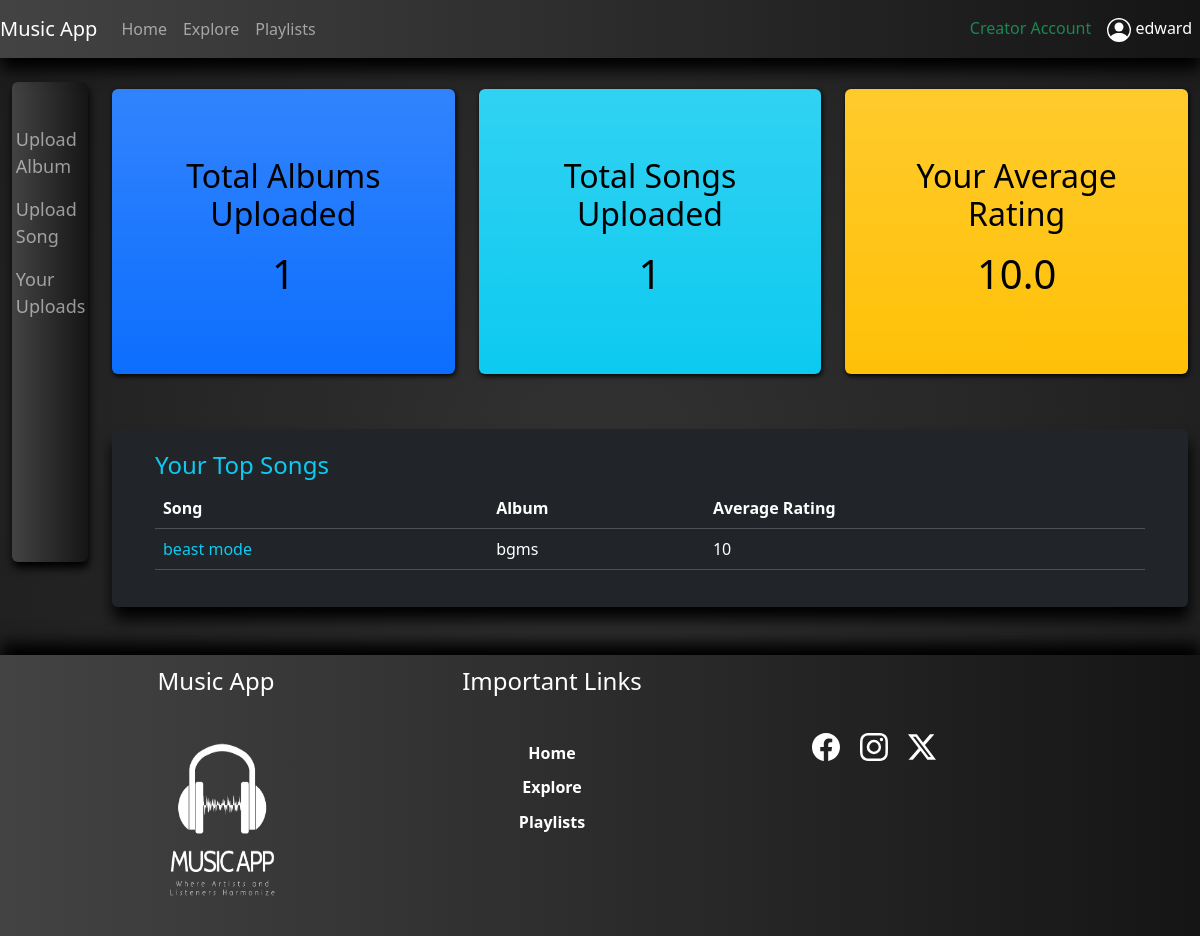
Page /creatorHome (signed in) on the committed database.
### app/models.py (models this page shows, shortened)
class Users(UserMixin, db.Model):
    id = db.Column(db.Integer(), autoincrement=True, primary_key=True)
    u_userType = db.Column(db.String(50), nullable=False)
    u_status = db.Column(db.String(50), nullable=False)
    u_flag = db.Column(db.Integer(), nullable=False)
    u_fName = db.Column(db.String(100), nullable=False)
    u_lName = db.Column(db.String(100))
    u_gender = db.Column(db.String(50), nullable=False)
    u_username = db.Column(db.String(100), nullable=False, unique=True)
    u_email = db.Column(db.String(200), nullable=False)
    u_password = db.Column(db.String(1000), nullable=False)
    albums = db.relationship('Albums', backref='users')
    songs = db.relationship('Songs', backref='users')
    playlists = db.relationship('Playlists', backref='users')

class Songs(UserMixin, db.Model):
    id = db.Column(db.Integer(), autoincrement=True, primary_key=True)
    s_name = db.Column(db.String(100), nullable=False)
    s_artist = db.Column(db.String(50), nullable=False)
    s_album = db.Column(db.String(100), nullable=False)
    s_genre = db.Column(db.String(50), nullable=False)
    s_duration = db.Column(db.String(50), nullable=False)
    s_date = db.Column(db.String(50), nullable=False)
    s_filePath = db.Column(db.String(100), nullable=False)
    s_lyrics = db.Column(db.Text(), nullable=False)
    s_rating = db.Column(db.Integer())
    s_totalRaters = db.Column(db.Integer())
    s_flag = db.Column(db.Integer(), nullable=False)
    s_plays = db.Column(db.Integer())
    album_id = db.Column(db.Integer(), db.ForeignKey('albums.id'), nullable=False)
    user_id = db.Column(db.Integer(), db.ForeignKey('users.id'),nullable=False)

### app/views.py (the view, shortened to what this page needs)
@app.route('/creatorHome', methods=['GET', 'POST'])
@login_required
def creatorHome():
    form = CreatorSignupForm()
    if request.method == 'GET':
        if current_user.u_flag == Flagged[1]:
            flash('You have been flagged. Please reach out to admin.')
            return redirect(url_for('userHome'))
        else:
            topSongList = Songs.query.filter_by(user_id=current_user.id).order_by(Songs.s_rating.desc()).limit(5).all()
            albumCount = Albums.query.filter_by(user_id=current_user.id).count()
            songsList = Songs.query.filter_by(user_id=current_user.id).all()
            songCount = len(songsList)
            sum=0
            for s in songsList:
                sum+=s.s_rating
            if songCount==0:
                avgRating="NA"
            else:
                avgRating = sum/songCount
            return render_template('creator/creatorHome.html', cH="active text-success", form=form, aCount=albumCount, sCount=songCount, avg=avgRating, tSongs=topSongList)

### app/views.py (called while the page is built)
@login_manager.user_loader
def load_user(user_id):
    return Users.query.get(user_id)

### app/templates/creator/creatorHome.html (shortened to what this page needs)
{% extends 'layouts/base.html' %}
{% block content %}
<div class="container-fluid">
    {% if current_user.is_authenticated  and current_user.u_userType == 'Listener' %}
    <div class="row">
        <div class="col-md-6 offset-md-3 col-lg-6 offset-lg-3 col-sm-10 offset-sm-1">
            <h3 class="text-center mt-4">You don't have a creator's account.</h3>
            <h5 class="text-center">Want to be a Creator ? Please Sign up.</h5>
            <div class="myLoginCont rounded">
                    <div class="mb-3">
                        <h2 class="text-center text-uppercase">Creator Sign Up</h2>
                    </div>
                    <form action="" class="form" method="POST" data-bs-theme="dark">
                        {{ form.hidden_tag() }}
                        <div class="mb-3">
                            {{ form.register.label(class="form-label") }}
                            {{ form.register(class="form-select") }}
                        </div>
                        <div class="mb-3">
                            {{ form.confirmPassword(class="form-control", placeholder="Confirm Your Password", type="password") }}
                        </div>
                        <div class="d-grid">
                            {{ form.signUp(class="btn btn-outline-success") }}
                        </div>
                    </form>
            </div>
        </div>
    </div>
    {% else %}
    <div class="row">
        <div class="col-md-1 col-lg-1 col-sm-10 mt-4 mb-4">
            <div class="myCreatorPanel rounded">
                <nav class="mySideNav flex-column navbar-dark">
                    <ul class="nav navbar-nav">
                        <li class="nav-item">
                            <a class="nav-link {{cUA}}" href="{{url_for('uploadAlbum')}}">Upload Album</a>
                        </li>
                        <li class="nav-item">
                            <a class="nav-link {{cUS}}" href="{{url_for('uploadSong')}}">Upload Song</a>
                        </li>
                        <li class="nav-item">
                            <a class="nav-link {{cYU}}" href="{{url_for('creatorUploads')}}">Your Uploads</a>
                        </li>
                    </ul>
                </nav>
            </div>
        </div>
        <div class="col-md-11 col-lg-11 col-sm-10 mt-4 mb-4">
            <div class="row">
                <div class="col-md-4 col-lg-4 col-sm-4">
                    <div class="myStatCont bg-primary bg-gradient rounded">
                        <h2 class="text-center">Total Albums Uploaded</h2>
                        <h1 class="text-center mt-3">{{aCount}}</h1>
                    </div>
                </div>
                <div class="col-md-4 col-lg-4 col-sm-4">
                    <div class="myStatCont bg-info bg-gradient rounded">
                        <h2 class="text-center">Total Songs Uploaded</h2>
                        <h1 class="text-center mt-3">{{sCount}}</h1>
                    </div>
                </div>
                <div class="col-md-4 col-lg-4 col-sm-4">
                    <div class="myStatCont bg-warning bg-gradient rounded">
                        <h2 class="text-center">Your Average Rating</h2>
                        <h1 class="text-center mt-3">{{avg}}</h1>
                    </div>
                </div>
            </div>
            <div class="row">
                <div class="col-md-12 col-lg-12 col-sm-10 mt-4">
                    <div class="myExploreCont rounded bg-dark mt-4 mb-4">
                        <h4 class="text-info">Your Top Songs</h4>
                        <table class="table table-dark table-hover rounded table-responsive{-sm|-md|-lg}">
                            <thead>
                                <tr>
                                    <th scope="col">Song</th>
                                    <th scope="col">Album</th>
                                    <th scope="col">Average Rating</th>
                                </tr>
                            </thead>
                            <tbody>
                                {% for s in tSongs %}
                                <tr>
                                    <td class="text-info">{{s.s_name}}</td>
                                    <td>{{s.s_album}}</td>
                                    <td>{{s.s_rating}}</td>
                                </tr>
                                {% endfor %}
                            </tbody>
                        </table>
                    </div>
                </div>
            </div>
        </div>
    </div>
    {% endif %}
</div>
{% endblock %}

### app/templates/includes/nav.html (shortened to what this page needs)
<nav class="navbar navbar-expand-lg navbar-expand-md myNavbar bg-light navbar-dark sticky-top">
    {% if current_user.is_authenticated %}
        {% if current_user.u_userType == 'Admin' %}
        <a class="navbar-brand" href="{{url_for('adminHome')}}">Music App</a>
        {% else %}
        <a href="{{url_for('userHome')}}" class="navbar-brand">Music App</a>
        {% endif %}
    {% endif %}
        <div class="collapse navbar-collapse" id="navbarNav">
            <ul class="navbar-nav">
                <li class="nav-item">
                    {% if current_user.is_authenticated %}
                        {% if current_user.u_userType == 'Admin' %}
                            <a class="nav-link {{aH}}" aria-current="page" href="{{url_for('adminHome')}}">Home</a>
                        {% else %}
                        <a class="nav-link {{uH}}" aria-current="page" href="{{url_for('userHome')}}">Home</a>
                        {% endif %}
                    {% endif %}
                </li>
                <li class="nav-item">
                    {% if current_user.is_authenticated %}
                        {% if current_user.u_userType == 'Admin' %}
                            <a class="nav-link {{aAN}}" href="{{url_for('analytics')}}">Analytics</a>
                        {% else %}
                            <a href="{{url_for('exploreMusic')}}" class="nav-link {{uE}}">Explore</a>
                        {% endif %}
                    {% endif %}
                </li>
                <li class="nav-item">
                    {% if current_user.is_authenticated %}
                        {% if current_user.u_userType == 'Admin' %}
                            <a class="nav-link {{aT}}" href="{{url_for('allTracks')}}">Tracks</a>
                        {% else %}
                            <a href="{{url_for('playlists')}}" class="nav-link {{uP}}">Playlists</a>
                        {% endif %}
                    {% endif %}
                </li>
            </ul>
            <ul class="navbar-nav ms-auto">
                <li class="nav-item">
                    {% if current_user.is_authenticated  and current_user.u_userType != 'Admin' %}
                    <a href="{{url_for('creatorHome')}}" class="nav-link {{cH}}">Creator Account</a>
                    {% endif %}
                </li>
                <li class="nav-item dropdown show">
                    {% if current_user.is_authenticated %}
                    <a href="#" class="nav-link active" id="dropdownMenu" data-toggle="dropdown" aria-haspopup="true" aria-expanded="false">
                        {{current_user.u_fName}}
                    </a>
                    {% endif %}
                </li>
            </ul>
        </div>
</nav>

### app/static/css/musicStreamingStyle.css (style rules this page uses)
body { min-height: 100vh; display: flex; flex-direction: column; background: radial-gradient(circle at 50.1% 50.1%, rgb(50, 50, 50) 0%, rgb(28, 28, 28) 99.4%); color: #fff; }
.myNavbar { background-color:#434343; background-image: linear-gradient(to right, #434343 0%, #151515 100%); box-shadow: 1px 12px 15px #000; }
.myNavbar>div>ul>li { color: #fff; }
.myStatCont { padding: 20% 20%; margin: 2% 0%; box-shadow: 1px 2px 5px #000; color: #000000; }
.myCreatorPanel { min-height: 60vh; background-color:#434343; background-image: linear-gradient(to right, #434343 0%, #151515 100%); box-shadow: 1px 6px 8px #000; }
.myCreatorPanel>nav>ul { margin-top: 50%; font-size: large; }
.mySideNav { padding: 3% 5%; }
.myExploreCont { background-color: transparent; box-shadow: 1px 12px 15px #000; padding: 2% 4%; max-height: 70vh; overflow-y: scroll; }

### rows in the picture
Users: u_fName "edward"
Songs: s_name "beast mode", s_album "bgms", s_rating "10"

### other values in the picture
{{ aCount }} "1"
{{ sCount }} "1"
{{ avg }} "10.0"
